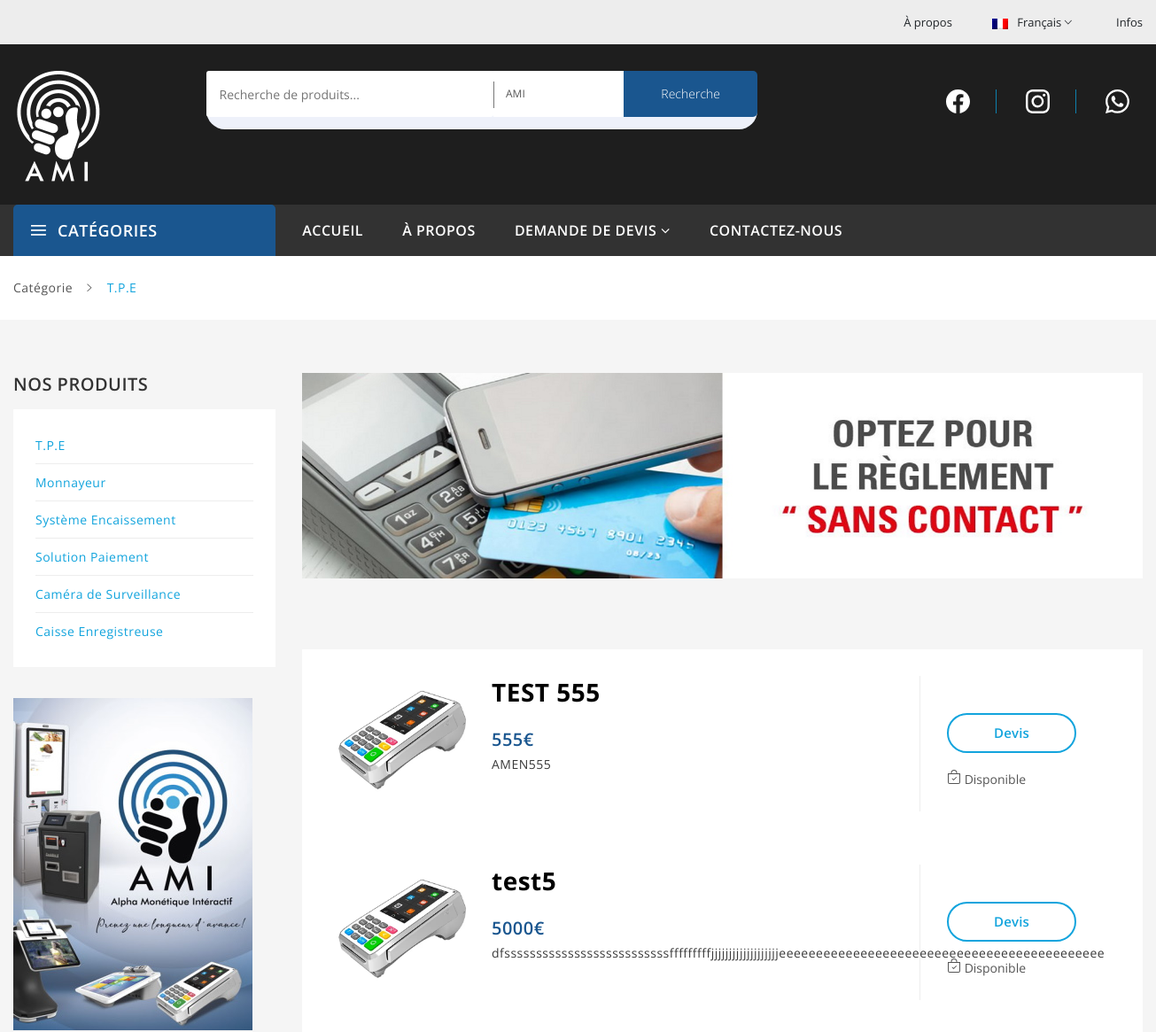
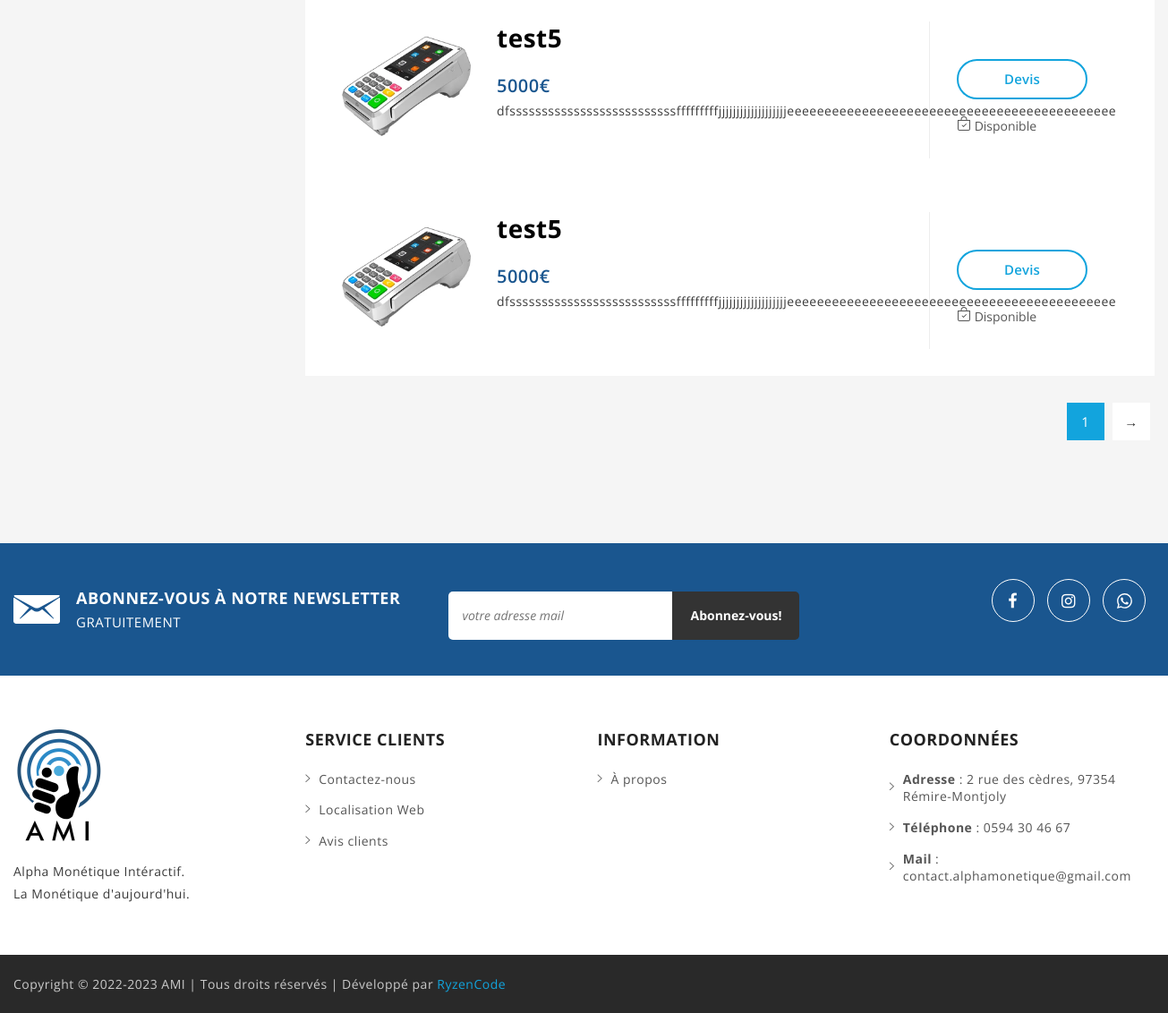
Page /tpe.php on the committed database (2 pictures, top to bottom).
### tables this page shows
CREATE TABLE `tpe` (
  `id` int(11) NOT NULL,
  `titre` varchar(255) NOT NULL,
  `contenu` text NOT NULL,
  `images_name` varchar(255) NOT NULL,
  `price` text NOT NULL
);

### tpe.php (the view, shortened to what this page needs)
<php ?>
    <!doctype html>
    <html class="no-js" lang="fr">
    <head>
        <link rel="stylesheet" href="http://localhost/AMI/assets/css/bootstrap.min.css">
        <link rel="stylesheet" href="http://localhost/AMI/assets/css/font-awesome.min.css">
        <link rel="stylesheet" href="http://localhost/AMI/assets/css/ionicons.min.css">
        <link rel="stylesheet" href="http://localhost/AMI/assets/css/css-plugins-call.css">
        <link rel="stylesheet" href="http://localhost/AMI/assets/css/bundle3.css">
        <link rel="stylesheet" href="http://localhost/AMI/assets/css/main6.css">
        <link rel="stylesheet" href="http://localhost/AMI/assets/css/responsive.css">
        <link rel="stylesheet" href="http://localhost/AMI/assets/css/colors.css">
    </head>
    <body>
        <div class="wrapper home-one single-product-page">
            <?php include 'includes/header.php';?>
            <div class="breadcrumbs-container">
                <div class="container">
                    <div class="row">
                        <div class="col-sm-12">
                            <nav class="woocommerce-breadcrumb">
                                <a href="">Catégorie</a>
                                <span class="separator">/</span> T.P.E
                            </nav>
                        </div>
                    </div>
                </div>
            </div>
            <div class="shop-page-wraper">
                <div class="container">
                    <div class="row">
                        <div class="col-xs-12 col-md-3 sidebar-shop">
                            <div class="sidebar-product-categori">
                                <div class="widget-title">
                                    <h3>NOS PRODUITS</h3>
                                </div>
                                <div class="widget-content">
                                    <ul class="product-categories">
                                        <li class="cat-item">
                                            <a href="http://localhost/AMI/tpe.php">T.P.E</a>
                                        </li>
                                        <li class="cat-item">
                                            <a href="http://localhost/AMI/monnayeur.php">Monnayeur</a>
                                        </li>
                                        <li class="cat-item">
                                            <a href="http://localhost/AMI/systeme-encaissement.php">Système Encaissement</a>
                                        </li>
                                        <li class="cat-item">
                                            <a href="http://localhost/AMI/solution-paiement.php">Solution Paiement</a>
                                        </li>
                                        <li class="cat-item">
                                            <a href="http://localhost/AMI/camera-de-surveillance.php">Caméra de Surveillance</a>
                                        </li>
                                        <li class="cat-item">
                                            <a href="http://localhost/AMI/caisse-enregistreuse.php">Caisse Enregistreuse</a>
                                        </li>
                                    </ul>
                                </div>
                                <div class="sidebar-single-banner">
                                    <a href="#">
                                        <img src="http://localhost/AMI/assets/images/banner/pub-side.jpg" alt="Banner">
                                    </a>
                                </div>
                            </div>
                        </div>
                        <div class="col-xs-12 col-md-9 shop-content">
                            <div class="shop-banner">
                                <img src="http://localhost/AMI/assets/images/banner/tpe2.jpg" alt="">
                            </div>
                            <div class="product-toolbar">
                                <div class="shop-page-product-area tab-content">
                                    <div id="list" class="tab-pane fade in show active">
                                        <div class="row">
                                            <?php
                                            require_once("articles/TPE/admin/includes/database.php");
                                            $req=$db->prepare('SELECT *FROM tpe');
                                            $req->execute();
                                            while ($reponse=$req->fetch(PDO::FETCH_OBJ)) {?>
                                            <div class="col-sm-12">
                                                <div class="single-product-area">
                                                    <div class="product-wrapper listview">
                                                        <div class="list-col4">
                                                            <div class="product-image">
                                                                <a href="devis-achat-tpe.php">
                                                                    <img src="http://localhost/AMI/articles/TPE/admin/assets/images/<?php echo $reponse->images_name; ?>"
                                                                        alt="">
                                                                </a>
                                                            </div>
                                                        </div>
                                                        <div class="list-col8">
                                                            <div class="product-info">
                                                                <h2><a
                                                                        href="single-product.html"><?php echo $reponse->titre; ?></a>
                                                                </h2>
                                                                <span class="price">
                                                                    <?php echo $reponse->price; ?>
                                                                </span>
                                                                <div class="product-desc">
                                                                    <p><?php echo substr($reponse->contenu, 0,100); ?>
                                                                    </p>
                                                                </div>
                                                            </div>
                                                            <div class="actions-wrapper"><br><br>
                                                                <div class="add-to-cart">
                                                                    <a href="devis-achat-tpe.php">Devis</a>
                                                                </div>
                                                                <div class="star-actions">
                                                                    <ul class="actions">
                                                                        <li><a href=""> Disponible</a></li>
                                                                    </ul>
                                                                </div>
                                                            </div>
                                                        </div>
                                                    </div>
                                                </div>
                                            </div>
                                            <?php }
                                            ?>
                                        </div>
                                    </div>
                                </div>
                            </div>
                            <nav class="woocommerce-pagination">
                                <ul class="page-numbers">
                                    <li><span aria-current="page" class="page-numbers current">1</span></li>
                                    <li><a class="next page-numbers" href="#">→</a></li>
                                </ul>
                            </nav>
                        </div>
                    </div>
                </div>
            </div>
            <?php include 'includes/footer.php'; ?>
        </div>
    </body>
    </html>

### assets/css/bundle3.css (style rules this page uses)
html { font-family: 'Poppins', sans-serif; -webkit-text-size-adjust: 100%; -ms-text-size-adjust: 100%; box-sizing: border-box; }
body { font-family: 'Open Sans', sans-serif; font-weight: 400; font-style: normal; font-size: 14px; color: #555; margin: 0; letter-spacing: 0.5px; line-height: 1.5; }
.container { max-width: 1200px; width: 100%; }
h2 { font-size: 30px; margin: 25px 0; }
h3 { font-size: 22px; margin: 22px 0; }
h1, h2, h3, h4, h5, h6 { color: #222222; clear: both; font-weight: 600; line-height: 1.3; font-family: 'Open Sans', sans-serif; }
p { margin-bottom: 1.5em; color: #3a3a3a; font-size: 14px; line-height: 25px; }
article, aside, details, figcaption, figure, footer, header, main, menu, nav, section, summary { display: block; }
a { text-decoration: none; }
a, img, input { transition: all 0.3s ease 0s; }
img { border: 0; }
svg:not(:root) { overflow: hidden; }
*, *:before, *:after { box-sizing: inherit; }
body { background: #fff; }
img { height: auto; max-width: 100%; }
ul, ol { margin: 0 0 1.5em; padding: 0; }
ul { list-style: disc; }
a { background-color: transparent; color: #12A4DD; }

### assets/css/responsive.css (style rules this page uses)
@media (min-width: 1200px) and (max-width: 1600px) { .shop-page-wraper .sidebar-shop { max-width: 25%; } }
@media (min-width: 1200px) and (max-width: 1600px) { .shop-page-wraper .shop-content { flex: 75%; max-width: 75%; } }

### rows in the picture
tpe: images_name (picture), titre "TEST 555", price "555€", contenu "AMEN555"
tpe: images_name (picture), titre "test5", price "5000€", contenu "dfssssssssssssssssssssssssssfffffffffjjjjjjjjjjjjjjjjjjjeeeeeeeeeeeeeeeeeeeeeeeeeeeeeeeeeeeeeeeeeeee"
tpe: images_name (picture), titre "test5", price "5000€", contenu "dfssssssssssssssssssssssssssfffffffffjjjjjjjjjjjjjjjjjjjeeeeeeeeeeeeeeeeeeeeeeeeeeeeeeeeeeeeeeeeeeee"
tpe: images_name (picture), titre "test5", price "5000€", contenu "dfssssssssssssssssssssssssssfffffffffjjjjjjjjjjjjjjjjjjjeeeeeeeeeeeeeeeeeeeeeeeeeeeeeeeeeeeeeeeeeeee"
